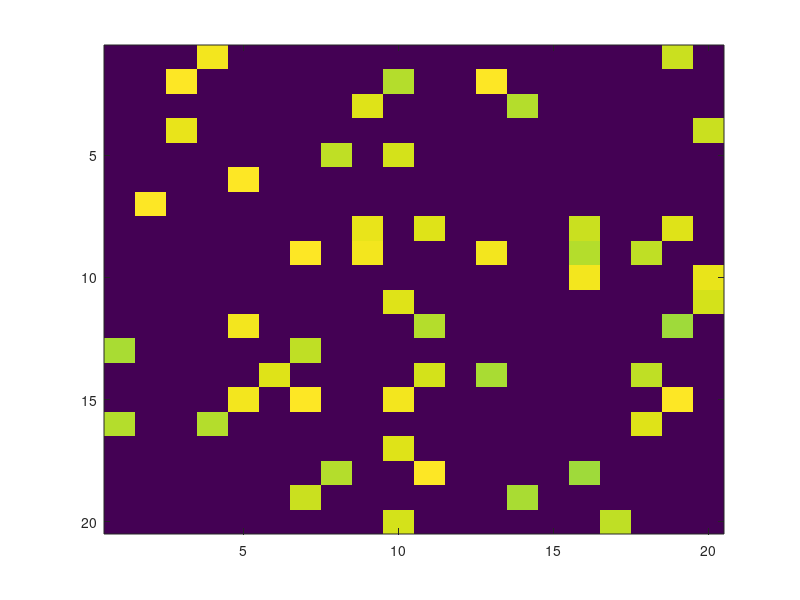

Recreate this plot in MATLAB.
a =[ 08 02 22 97 38 15 00 40 00 75 04 05 07 78 52 12 50 77 91 08;...
49 49 99 40 17 81 18 57 60 87 17 40 98 43 69 48 04 56 62 00;...
81 49 31 73 55 79 14 29 93 71 40 67 53 88 30 03 49 13 36 65;...
52 70 95 23 04 60 11 42 69 24 68 56 01 32 56 71 37 02 36 91;...
22 31 16 71 51 67 63 89 41 92 36 54 22 40 40 28 66 33 13 80;...
24 47 32 60 99 03 45 02 44 75 33 53 78 36 84 20 35 17 12 50;...
32 98 81 28 64 23 67 10 26 38 40 67 59 54 70 66 18 38 64 70;...
67 26 20 68 02 62 12 20 95 63 94 39 63 08 40 91 66 49 94 21;...
24 55 58 05 66 73 99 26 97 17 78 78 96 83 14 88 34 89 63 72;...
21 36 23 09 75 00 76 44 20 45 35 14 00 61 33 97 34 31 33 95;...
78 17 53 28 22 75 31 67 15 94 03 80 04 62 16 14 09 53 56 92;...
16 39 05 42 96 35 31 47 55 58 88 24 00 17 54 24 36 29 85 57;...
86 56 00 48 35 71 89 07 05 44 44 37 44 60 21 58 51 54 17 58;...
19 80 81 68 05 94 47 69 28 73 92 13 86 52 17 77 04 89 55 40;...
04 52 08 83 97 35 99 16 07 97 57 32 16 26 26 79 33 27 98 66;...
88 36 68 87 57 62 20 72 03 46 33 67 46 55 12 32 63 93 53 69;...
04 42 16 73 38 25 39 11 24 94 72 18 08 46 29 32 40 62 76 36;...
20 69 36 41 72 30 23 88 34 62 99 69 82 67 59 85 74 04 36 16;...
20 73 35 29 78 31 90 01 74 31 49 71 48 86 81 16 23 57 05 54;...
01 70 54 71 83 51 54 69 16 92 33 48 61 43 52 01 89 19 67 48];
a(a<85)= 0;
figure
imagesc(a)